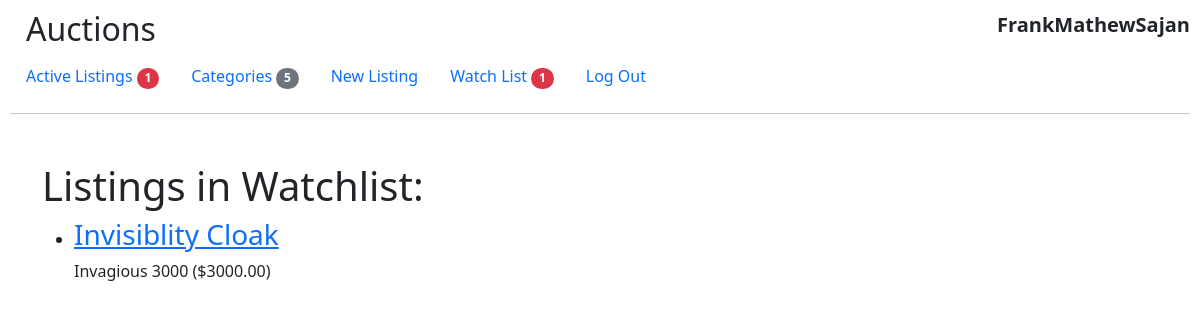
The app's page /watchlist (signed in) with its own data.
### auctions/models.py (models this page shows, shortened)
class User(AbstractUser):
    pass

class Listing(models.Model):
    title = models.CharField(max_length=64)
    description = models.CharField(max_length=64,)
    user = models.ForeignKey(User, on_delete=models.CASCADE, related_name='listings')
    price = models.DecimalField(max_digits=10, decimal_places=2)
    category = models.ForeignKey(Category, on_delete=models.CASCADE, related_name='listings')
    url = models.CharField(max_length=64, null=True, blank=True)
    status = models.BooleanField(null=True, default=True)
    created_at = models.DateTimeField(auto_now_add=True, null=True)
    updated_at = models.DateTimeField(auto_now=True, null=True)

### auctions/views/views.py (the view, shortened to what this page needs)
# urls.py: path('watchlist', views.watchlist, name='watchlist'),
@login_required
def watchlist(request, pk=0):
    watchlist_items = Watchlist.objects.filter(user=request.user).prefetch_related('listing')
    listings = [item.listing for item in watchlist_items]
    return render(request, "auctions/watchlist.html", {"listings": listings})

### auctions/context_processors.py (called while the page is built)
def active_listings(request):
    return {'active_listings': Listing.objects.filter(status=True)}

def all_categories(request):
    return {'all_categories': Category.objects.all()}

### auctions/templates/auctions/watchlist.html
{% extends "auctions/layout.html" %}
{% block body %}
<div class="container mt-5">
    <h1>Listings in Watchlist: {{ watchlist.name }} </h1>
    {% if listings %}
        <ul>
            {% for listing in listings %}
                <li>
                    <a href="{% url 'listings' listing.id %}"><h3>{{ listing.title }}</h3></a>
                    <p>{{ listing.description }} (${{ listing.price }})</p>
                </li>
            {% endfor %}
        </ul>
    {% else %}
        <p>No listings found in this watchlist.</p>
    {% endif %}
</div>
{% endblock %}

### auctions/templates/auctions/layout.html (shortened to what this page needs)
{% load static %}
<!DOCTYPE html>
<html lang="en">
    <head>
        <link href="https://cdn.jsdelivr.net/npm/bootstrap@5.3.3/dist/css/bootstrap.min.css" rel="stylesheet">        <link href="{% static 'auctions/styles.css' %}" rel="stylesheet">
        <link rel="stylesheet" href="{% static 'auctions\styles.css'%}">
    </head>
    <body>
        <div style="float: inline-end;">
            {% if user.is_authenticated %}
                <strong style="font-size: 20px">{{ user.username }}</strong></i>
            {% else %}
                Not signed in.
            {% endif %}
        </div>
        <h2 class="ms-3">Auctions</h2>
        <ul class="nav">
            <li class="nav-item">
                <a class="nav-link" href="{% url 'index' %}">Active Listings <span class="badge text-bg-danger rounded-pill">{{ active_listings.count }}</span></a>
            </li>
            <li class="nav-item">
                <a class="nav-link" href="{% url 'categories' %}">Categories <span class="badge text-bg-secondary rounded-pill">{{ all_categories.count }}</span></a>
            </li>
            {% if user.is_authenticated %}
                <li class="nav-item">
                    <a class="nav-link" href="{% url 'new' %}">New Listing</a>
                </li>
                <li class="nav-item">
                    <a class="nav-link" href="{% url 'watchlist' %}">Watch List <span class="badge text-bg-danger rounded-pill">{{ user.watchlist.count }}</span></a>
                </li>
                <li class="nav-item">
                    <a class="nav-link" href="{% url 'logout' %}">Log Out</a>
                </li>
            {% endif %}
        </ul>
        <hr>
        {% block body %}
        {% endblock %}
    </body>
</html>

### auctions/static/auctions/styles.css (style rules this page uses)
body { padding: 10px; }

### records on screen
User: username "FrankMathewSajan", watchlist.count "1"
Listing: title "Invisiblity Cloak", description "Invagious 3000", price "3000.00"

### other values on screen
{{ active_listings.count }} "1"
{{ all_categories.count }} "5"
